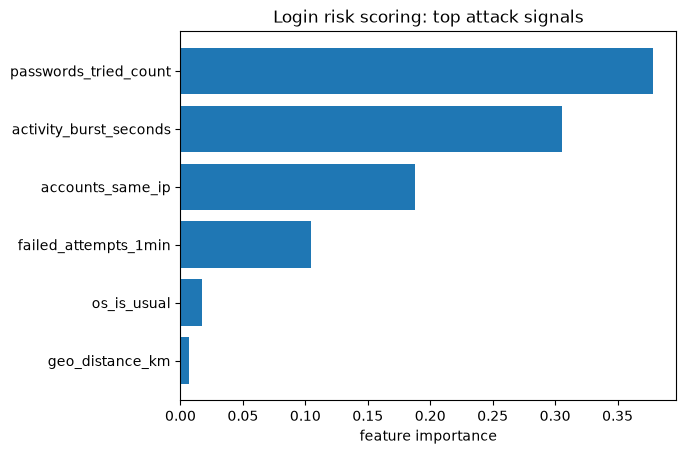

This chart was generated by the following Python code:
import matplotlib.pyplot as plt
import numpy as np
import pandas as pd
from pathlib import Path
from sklearn.ensemble import RandomForestClassifier
from sklearn.metrics import accuracy_score
from sklearn.model_selection import train_test_split

data_path = Path(__file__).resolve().parent / "data" / "login_events.csv"
print(data_path)

df = pd.read_csv(data_path)

feature_cols = [
    "failed_attempts_1min",
    "passwords_tried_count",
    "geo_distance_km",
    "os_is_usual",
    "accounts_same_ip",
    "activity_burst_seconds",
]

X = df[feature_cols]
y = df["is_attack"]

X_train, X_test, y_train, y_test = train_test_split(
    X, y, test_size=0.2, random_state=42
)

clf = RandomForestClassifier(random_state=42)
clf.fit(X_train, y_train)

print(accuracy_score(y_test, clf.predict(X_test)))

importances = clf.feature_importances_
top_idx = np.argsort(importances)[::-1]

plt.barh(np.array(feature_cols)[top_idx][::-1], importances[top_idx][::-1])
plt.xlabel("feature importance")
plt.title("Login risk scoring: top attack signals")
out = Path(__file__).resolve().parent / "LoginRiskScoring.png"
plt.savefig(out, bbox_inches="tight")
plt.close()
print(f"Saved {out}")
